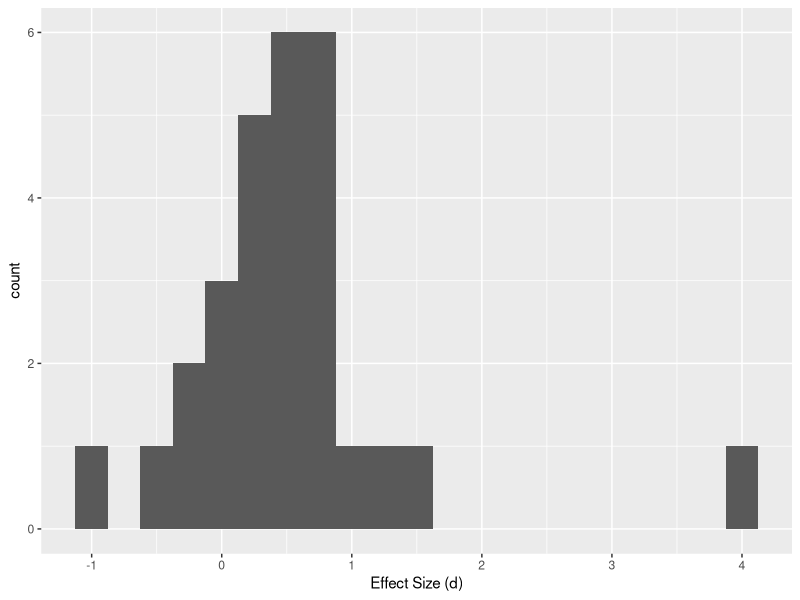
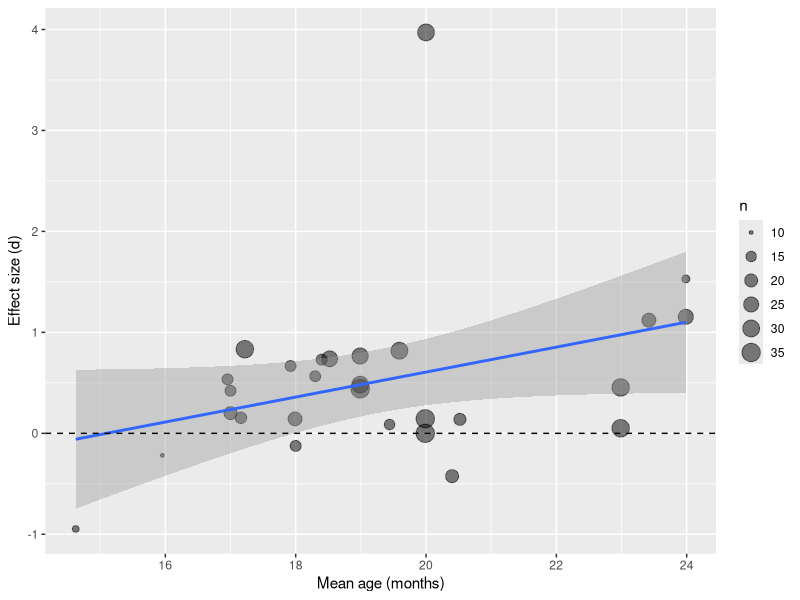
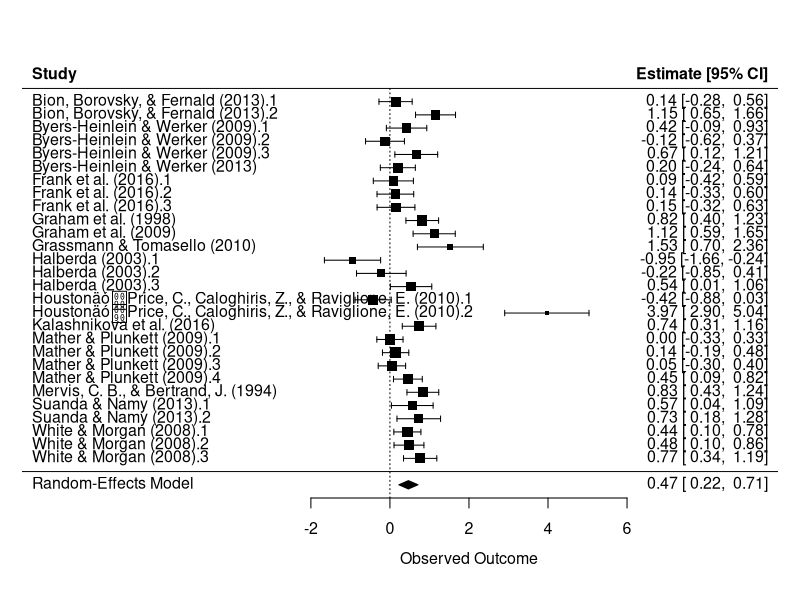
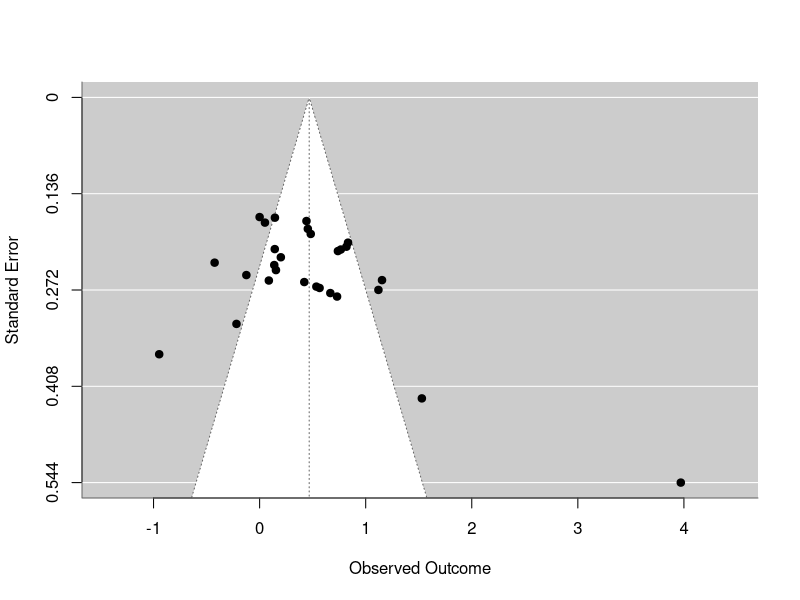

These figures' R source, in order:
## ---- chunk 1
library(tidyverse)
library(metafor)
library(here)
## ---- chunk 2
d <- read_csv(here("data/mutex.csv"))
## ---- chunk 3
head(d)
## ---- chunk 4
ggplot(d, aes(x = d_calc)) +
  geom_histogram(binwidth = .25) +
  xlab("Effect Size (d)")
## ---- chunk 5
ggplot(d, aes(x = mean_age_months, y = d_calc)) +
  geom_point(aes(size = n), alpha = .5) +
  geom_smooth(method = "lm") +
  xlab("Mean age (months)") +
  ylab("Effect size (d)") +
  geom_hline(lty = 2, yintercept = 0)
## ---- chunk 6
random_effects_mod <- rma(
  yi = d_calc, vi = d_var_calc,
  slab = short_cite, data = d
)
summary(random_effects_mod)
## ---- chunk 7
# look up the documentation for rma and figure out how to do this!
## ---- chunk 8
forest(random_effects_mod)
## ---- chunk 9

## ---- chunk 10
funnel(random_effects_mod)
## ---- chunk 11
meta_reg_model <- rma(
  yi = d_calc, vi = d_var_calc, mods = ~mean_age_months,
  slab = short_cite, data = d
)
summary(meta_reg_model)
## ---- chunk 12
